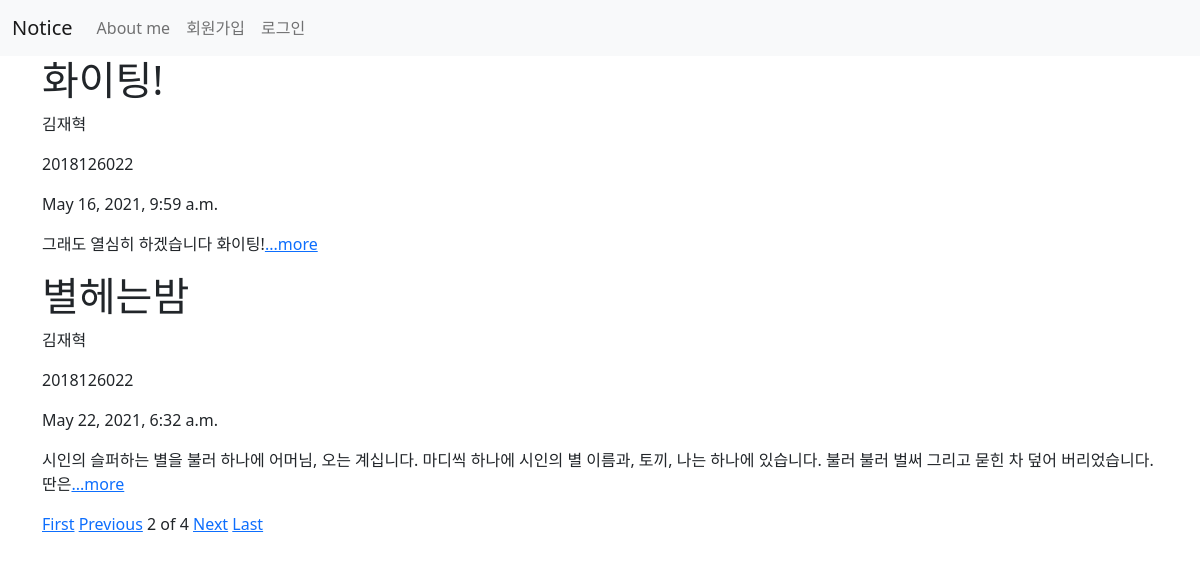
Screenshot of /?page=2 with the database file from the repository.
### notice/models.py (models this page shows, shortened)
class Notice(models.Model):
    title = models.CharField(max_length=100)
    writer = models.CharField(max_length=100)
    number = models.IntegerField()
    pub_date = models.DateTimeField('date published')
    body = models.TextField()
    def summary(self):
        return self.body[:100]

### notice/views.py (the view)
# urls.py: 2. Add a URL to urlpatterns:  path('', views.home, name='home')
def home(request):
    notices = Notice.objects
    notice_list = Notice.objects.all()
    paginator = Paginator(notice_list, 2)
    page = request.GET.get('page')
    posts = paginator.get_page(page)
    return render(request, 'home.html', {'notices':notices, 'posts':posts})

### notice/templates/home.html (shortened to what this page needs)
{% extends 'base.html'%}
{% block content %}
      {% for notice in posts %}
              <h1>{{notice.title}}</h1>
              <p>{{notice.writer}}</p>
              <p>{{notice.number}}</p>
              <p>{{notice.pub_date}}</p>
              <p>{{notice.summary}}<a href="{% url 'detail' notice.id %}">...more</a></p>
      {% endfor %}
      {% if posts.has_previous %}
      <a href="?page=1">First</a>
      <a href="?page={{posts.previous_page_number}}">Previous</a>
    {% endif %}
    <span>{{posts.number}}</span>
    <span>of</span>
    <span>{{posts.paginator.num_pages}}</span>
    {% if posts.has_next %}
    <a href="?page={{posts.next_page_number}}">Next</a>
    <a href="?page={{posts.paginator.num_pages}}">Last</a>
  {% endif %}
  <div id="map" style="width:500px;height:400px;"></div>
  <br>
  <br>
{% endblock %}

### rows the page displays
Notice: title "화이팅!", writer "김재혁", number "2018126022", pub_date "May 16, 2021, 9:59 a.m.", summary "그래도 열심히 하겠습니다 화이팅!"
Notice: title "별헤는밤", writer "김재혁", number "2018126022", pub_date "May 22, 2021, 6:32 a.m.", summary "시인의 슬퍼하는 별을 불러 하나에 어머님, 오는 계십니다. 마디씩 하나에 시인의 별 이름과, 토끼, 나는 하나에 있습니다. 불러 불러 벌써 그리고 묻힌 차 덮어 버리었습니다. 딴은"

### other values shown
{{ posts.number }} "2"
{{ posts.paginator.num_pages }} "4"
